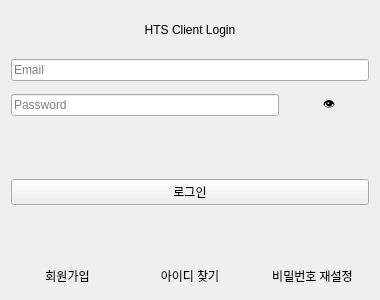
<?xml version="1.0" encoding="UTF-8"?>
<ui version="4.0">
 <class>LoginWindow</class>
 <widget class="QWidget" name="LoginWindow">
  <property name="geometry">
   <rect>
    <x>0</x>
    <y>0</y>
    <width>380</width>
    <height>300</height>
   </rect>
  </property>
  <property name="windowTitle">
   <string>HTS Login</string>
  </property>

  <layout class="QVBoxLayout" name="verticalLayout">
   <property name="spacing">
    <number>10</number>
   </property>

   <!-- Title -->
   <item>
    <widget class="QLabel" name="labelTitle">
     <property name="text">
      <string>HTS Client Login</string>
     </property>
     <property name="alignment">
      <set>Qt::AlignCenter</set>
     </property>
    </widget>
   </item>

   <!-- Email -->
   <item>
    <widget class="QLineEdit" name="editEmail">
     <property name="placeholderText">
      <string>Email</string>
     </property>
    </widget>
   </item>

   <!-- Password + eye -->
   <item>
    <layout class="QHBoxLayout">
     <item>
      <widget class="QLineEdit" name="editPassword">
       <property name="placeholderText">
        <string>Password</string>
       </property>
       <property name="echoMode">
        <enum>QLineEdit::Password</enum>
       </property>
      </widget>
     </item>
     <item>
      <widget class="QPushButton" name="btnTogglePassword">
       <property name="text">
        <string>👁</string>
       </property>
       <property name="maximumWidth">
        <number>40</number>
       </property>
       <property name="flat">
        <bool>true</bool>
       </property>
      </widget>
     </item>
    </layout>
   </item>

   <!-- Error Message -->
   <item>
    <widget class="QLabel" name="labelError">
     <property name="text">
      <string></string>
     </property>
     <property name="alignment">
      <set>Qt::AlignCenter</set>
     </property>
    </widget>
   </item>

   <!-- Login Button -->
   <item>
    <widget class="QPushButton" name="btnLogin">
     <property name="text">
      <string>로그인</string>
     </property>
    </widget>
   </item>
    <item>
 <widget class="QLabel" name="labelStatus">
  <property name="text">
   <string></string>
  </property>
  <property name="alignment">
   <set>Qt::AlignCenter</set>
  </property>
 </widget>
</item>

   <!-- Links -->
   <item>
    <layout class="QHBoxLayout">
     <item>
      <widget class="QPushButton" name="btnSignup">
       <property name="text">
        <string>회원가입</string>
       </property>
       <property name="flat">
        <bool>true</bool>
       </property>
      </widget>
     </item>
     <item>
      <widget class="QPushButton" name="btnFindId">
       <property name="text">
        <string>아이디 찾기</string>
       </property>
       <property name="flat">
        <bool>true</bool>
       </property>
      </widget>
     </item>
     <item>
      <widget class="QPushButton" name="btnResetPw">
       <property name="text">
        <string>비밀번호 재설정</string>
       </property>
       <property name="flat">
        <bool>true</bool>
       </property>
      </widget>
     </item>
    </layout>
   </item>

  </layout>
 </widget>
 <resources/>
 <connections/>
</ui>
